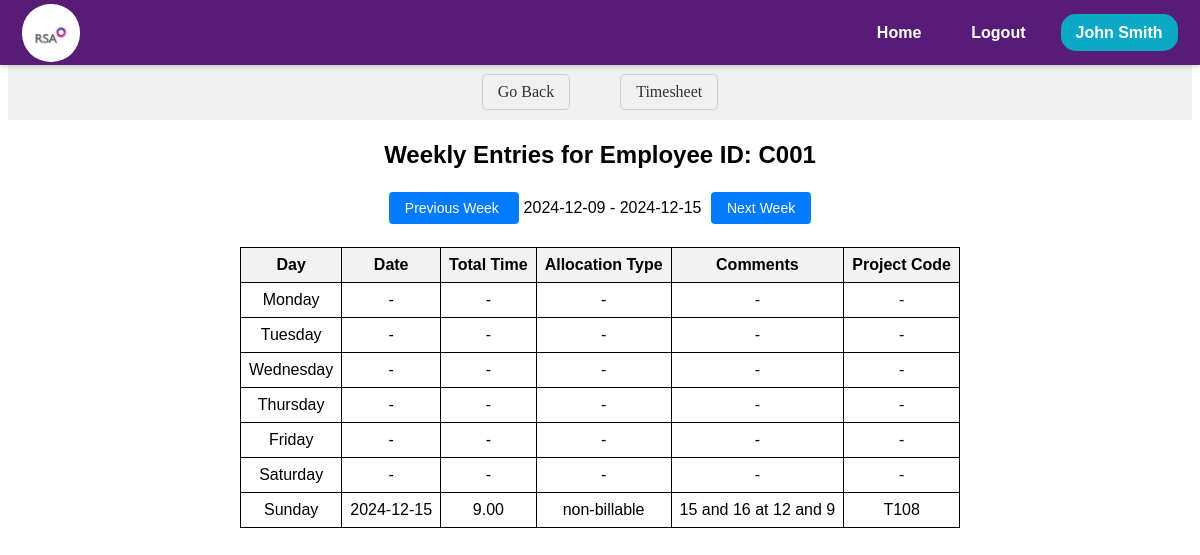
Before: /timesheet/manage_repotree/employee_entries/C001?selected_date=2024-12-09 (signed in) with the older database file.
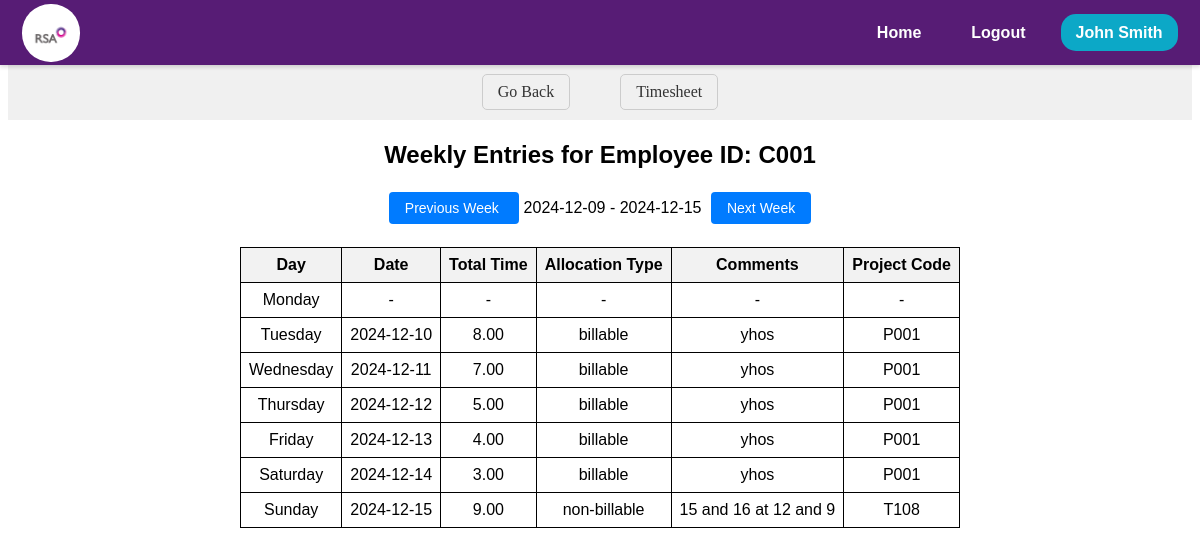
After: the same page with the newer database file.
### models.py (models this page shows, shortened)
class EMPWD(db.Model, UserMixin):
    __tablename__ = 'EMPWD'
    EMPID = db.Column(db.String(255), primary_key=True)
    username = db.Column(db.String(255), unique=True, nullable=False)
    EName = db.Column(db.String(255))
    DOJRS = db.Column(db.Date)
    DOJSIPL = db.Column(db.Date, nullable=True)
    Profile = db.Column(db.String(255))
    Status = db.Column(db.String(50))
    SIPLLevel = db.Column(db.String(50))
    RSALevel = db.Column(db.String(50))
    EEMail = db.Column(db.String(255))
    IEMail = db.Column(db.String(255))
    Landline = db.Column(db.String(20))
    Mobile = db.Column(db.String(20))
    Ext = db.Column(db.String(10))
    Secretary = db.Column(db.String(255))
    SecretaryID = db.Column(db.String(255))
    SystemID = db.Column(db.String(255))
    Password = db.Column(db.String(255), nullable=False)
    Team = db.Column(db.String(255))
    LineManager = db.Column(db.String(255))
    LineManagerID = db.Column(db.String(255))
    AlternateContatName = db.Column(db.String(255))
    AlternateContatID = db.Column(db.String(255))
    DateofLeavingRSAASIPL = db.Column(db.Date)
    ReasonforLeaving = db.Column(db.String(255))
    LineManager2 = db.Column(db.String(255))
    ITAdmin = db.Column(db.String(255))
    HRAdmin = db.Column(db.String(255))
    TrnAdmin = db.Column(db.String(255))
    FinAdmin = db.Column(db.String(255))
    Field6 = db.Column(db.String(255))
    Field7 = db.Column(db.String(255))

class TimesheetEntry(db.Model):
    __tablename__ = 'timesheet_entries'
    Uniq_ID = db.Column(db.String(255), primary_key=True)
    EmpID = db.Column(db.String(10), nullable=False)
    DateofEntry = db.Column(db.Date, nullable=False)
    StartTime = db.Column(db.String(255))
    EndTime = db.Column(db.String(255))
    Hours = db.Column(db.Float)
    Minutes = db.Column(db.Float)
    AllocationType = db.Column(db.String(50))
    Category1 = db.Column(db.String(50))
    Category2 = db.Column(db.String(50))
    Category3 = db.Column(db.String(50))
    ProjectCode = db.Column(db.String(10))
    Category5 = db.Column(db.String(50))
    Category6 = db.Column(db.String(50))
    Comment = db.Column(db.String(255))
    Team = db.Column(db.String(255), nullable=False)
    Status = db.Column(db.String(20))
    SubmitDate = db.Column(db.DateTime, default=lambda: datetime.now(timezone.utc))
    RecordType = db.Column(db.String(50))
    WO_Percent = db.Column(db.Float)
    WO_Units = db.Column(db.Integer)
    NetUnits = db.Column(db.Integer)
    BaseRate = db.Column(db.Float)
    Billed_Label = db.Column(db.String(50))
    WOFF_Reason = db.Column(db.String(255))
    LastUploadDate = db.Column(db.DateTime, onupdate=lambda: datetime.now(timezone.utc))
    LastUpdatedBy = db.Column(db.String(50))
    InvNum =db.Column(db.Float)
    FinalRate = db.Column(db.Float)
    SSMA_TimeStamp = db.Column(db.DateTime )

### app.py (the view)
@app.route('/timesheet/manage_repotree/employee_entries/<emp_id>')
@login_required
def employee_entries(emp_id):
    selected_date_str = request.args.get('selected_date', datetime.utcnow().strftime('%Y-%m-%d'))
    selected_date = datetime.strptime(selected_date_str, '%Y-%m-%d').date()
    week_start = selected_date - timedelta(days=selected_date.weekday())
    week_end = week_start + timedelta(days=6)
    entries = TimesheetEntry.query.filter(
        TimesheetEntry.EmpID == emp_id,
        TimesheetEntry.DateofEntry >= week_start,
        TimesheetEntry.DateofEntry <= week_end
    ).all()
    entries_by_date = []
    for entry in entries:
        entry_data = {
            'date': entry.DateofEntry,
            'day': entry.DateofEntry.strftime('%A'),
            'hours': entry.Hours,
            'minutes': entry.Minutes,
            'allocation_type': entry.AllocationType,
            'comments': entry.Comment,
            'project_code': entry.ProjectCode
        }
        entries_by_date.append(entry_data)
    prev_week_date = week_start - timedelta(days=7)
    next_week_date = week_start + timedelta(days=7)
    return render_template(
        'timesheet/timesheet-manager/employee_entries.html',
        emp_id=emp_id,
        entries_by_date=entries_by_date,
        week_start=week_start,
        week_end=week_end,
        prev_week_date=prev_week_date,
        next_week_date=next_week_date,
         user=current_user
    )

### app.py (called while the page is built)
@app.before_request
def session_management():
    session.permanent = True

@login_manager.user_loader
def load_user(user_id):
    session = db.session
    return session.get(EMPWD, user_id)

### templates/timesheet/timesheet-manager/employee_entries.html (shortened to what this page needs)
<!DOCTYPE html>
<html lang="en">
  <head>
    <link
      rel="stylesheet"
      href="{{ url_for('static', filename='css/timesheet/employee_entries/employee_entries.css') }}"
    />
  </head>
  <body>
    {% include 'navbar/navbar.html' %}
    <nav class="ts-nav-container">
      <div class="ts-nav-center">
        <a onclick="history.back(-1)" class="ts-nav-link">Go Back</a>
        <a href="/timesheet" class="ts-nav-link">Timesheet</a>
      </div>
    </nav>
    <div class="ts-manager-emp-body">
      <div class="ts-manager-emp-entries-container">
        <h1 class="ts-manager-emp-entries-header">
          Weekly Entries for Employee ID: {{ emp_id }}
        </h1>
        <div class="ts-manager-emp-entries-navigation">
          <a
            href="{{ url_for('employee_entries', emp_id=emp_id, selected_date=prev_week_date) }}"
            class="ts-manager-emp-entries-btn"
          >
            Previous Week
          </a>
          <span>{{ week_start }} - {{ week_end }}</span>
          <a
            href="{{ url_for('employee_entries', emp_id=emp_id, selected_date=next_week_date) }}"
            class="ts-manager-emp-entries-btn"
          >
            Next Week
          </a>
        </div>
        <table class="ts-manager-emp-entries-table">
          <tr>
            <th>Day</th>
            <th>Date</th>
            <th>Total Time</th>
            <th>Allocation Type</th>
            <th>Comments</th>
            <th>Project Code</th>
          </tr>
          {% for day in ["Monday", "Tuesday", "Wednesday", "Thursday", "Friday",
          "Saturday", "Sunday"] %}
          <tr>
            <td>{{ day }}</td>
            {% set entry = entries_by_date | selectattr('day', 'equalto', day) |
            first %} {% if entry %}
            <td>{{ entry.date }}</td>
            <td>{{"%.2f" | format(entry.hours + (entry.minutes/60))}}</td>
            <td>{{ entry.allocation_type }}</td>
            <td>{{ entry.comments }}</td>
            <td>{{ entry.project_code }}</td>
            {% else %}
            <td>-</td>
            <td>-</td>
            <td>-</td>
            <td>-</td>
            <td>-</td>
            {% endif %}
          </tr>
          {% endfor %}
        </table>
      </div>
    </div>
  </body>
</html>

### templates/navbar/navbar.html (shortened to what this page needs)
<!DOCTYPE html>
<html lang="en">
  <head>
    <link
      rel="stylesheet"
      href="{{ url_for('static', filename='css/navbar/navbar.css') }}"
    />
  </head>
  <body>
    <header id="navbar">
      <nav class="navbar-container container">
        <a href="/home" class="home-link">
          <div class="navbar-logo">
            <img
              src="{{ url_for('static', filename='images/logo.png') }}"
              alt="Logo"
            />
          </div>
        </a>
        <div class="navbar-links">
          <a class="navbar-link" href="/home">Home</a>
          <a class="navbar-link" href="/logout">Logout</a>
          <div class="navInfo" data-toggle="false">
            <a class="navbar-link-name" href="#">
              <span>{{user.EName}}</span>
            </a>
          </div>
        </div>
      </nav>
    </header>
  </body>
</html>

### static/css/timesheet/employee_entries/employee_entries.css (style rules this page uses)
.ts-manager-emp-body { display: flex; justify-content: center; align-items: center; margin: 0; font-family: Arial, sans-serif; }
.ts-manager-emp-entries-container { text-align: center; }
.ts-manager-emp-entries-header { font-size: 24px; margin-bottom: 20px; }
.ts-manager-emp-entries-navigation { margin: 30px; }
.ts-manager-emp-entries-btn { padding: 8px 16px; margin: 0 5px; text-decoration: none; color: #fff; background-color: #007bff; border: none; border-radius: 4px; font-size: 14px; cursor: pointer; }
.ts-manager-emp-entries-table { border-collapse: collapse; margin: 0 auto; }
.ts-manager-emp-entries-table th, .ts-manager-emp-entries-table td { border: 1px solid #000; padding: 8px; }
.ts-manager-emp-entries-table th { background-color: #f2f2f2; }
.ts-nav-container { margin-top: 64px; margin-bottom: 5px; display: flex; justify-content: center; align-items: center; padding: 10px 20px; background-color: #f0f0f0; }
.ts-nav-center { display: flex; }
.ts-nav-link { margin: 0 25px; text-decoration: none; color: #333; border: 1px solid #ccc; padding: 8px 15px; border-radius: 5px; }

### static/css/navbar/navbar.css (style rules this page uses)
#navbar { --navbar-bg-color: #571c75; --navbar-text-color: #fff; --navbar-text-color-focus: #fff; --navbar-bg-contrast: rgb(255, 0, 85); position: fixed; top: 0; left: 0; right: 0; height: 65px; background-color: var(--navbar-bg-color); box-shadow: 0 2px 4px rgba(0, 0, 0, 0.15); z-index: 99; font-weight: 700; font-family: sans-serif; }
.navbar-container { display: flex; justify-content: space-between; align-items: center; height: 100%; padding: 0 1.4rem; }
.home-link { display: flex; align-items: center; }
.navbar-logo { background-color: var(--navbar-text-color-focus); border-radius: 49%; width: 58px; height: 58px; margin-right: 0.5em; }
.navbar-logo img { width: 46px; margin-top: 0.55rem; margin-left: 0.34rem; }
.navbar-links { display: flex; align-items: center; gap: 20px; }
.navbar-link { color: var(--navbar-text-color); text-decoration: none; border-radius: 15px; padding: 10px 15px; transition: background-color 0.3s ease; border-radius: 15px; }
.navbar-link-name { background-color: #0ca8c7; color: #fff; padding: 10px 15px; border-radius: 15px; text-decoration: none; }
.navInfo { position: relative; color: black; }

Changed rows visible on the page:
added TimesheetEntry: date "2024-12-10", entry.hours+(entry.minutes/60) "8.00", allocation_type "billable", comments "yhos", project_code "P001"
added TimesheetEntry: date "2024-12-11", entry.hours+(entry.minutes/60) "7.00", allocation_type "billable", comments "yhos", project_code "P001"
added TimesheetEntry: date "2024-12-12", entry.hours+(entry.minutes/60) "5.00", allocation_type "billable", comments "yhos", project_code "P001"
added TimesheetEntry: date "2024-12-13", entry.hours+(entry.minutes/60) "4.00", allocation_type "billable", comments "yhos", project_code "P001"
added TimesheetEntry: date "2024-12-14", entry.hours+(entry.minutes/60) "3.00", allocation_type "billable", comments "yhos", project_code "P001"
Other visible differences:
new list line: "Tuesday"
new list line: "Wednesday"
new list line: "Thursday"
new list line: "Friday"
new list line: "Saturday"
list line gone: "Tuesday - - - - -"
list line gone: "Wednesday - - - - -"
list line gone: "Thursday - - - - -"
list line gone: "Friday - - - - -"
list line gone: "Saturday - - - - -"
